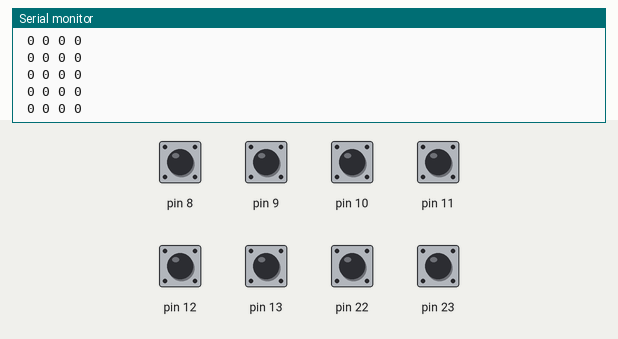
This sketch was run on a simulated Arduino Uno, built with avr-gcc and run on an emulated ATmega328P. Shown: the last lines printed to the serial monitor. Inputs (shaded band) come from the test bench; at power-on: pin 8–13, pin 22, pin 23 HIGH.

Above: at 1.2 s.
1.3 s: pin 9 pulled LOW for 1 s
At 2.3 s:
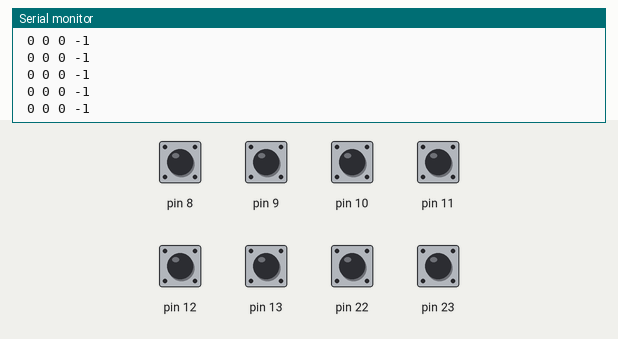
5.3 s: pin 8 pulled LOW for 0.15 s
8.4 s: pin 10 pulled LOW for 0.15 s
11.5 s: pin 11 pulled LOW for 0.15 s
14.6 s: pin 13 pulled LOW for 1 s
At 15.2 s:
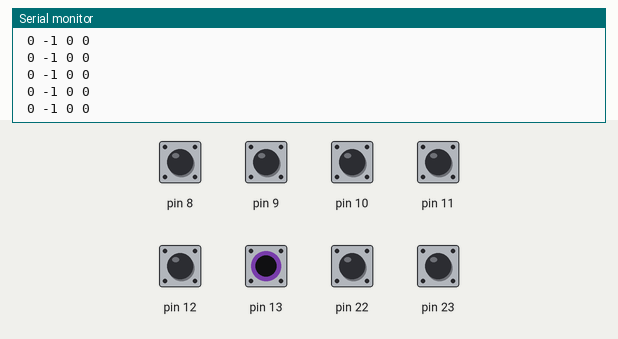
18.6 s: pin 11 pulled LOW for 1 s
At 19.1 s:
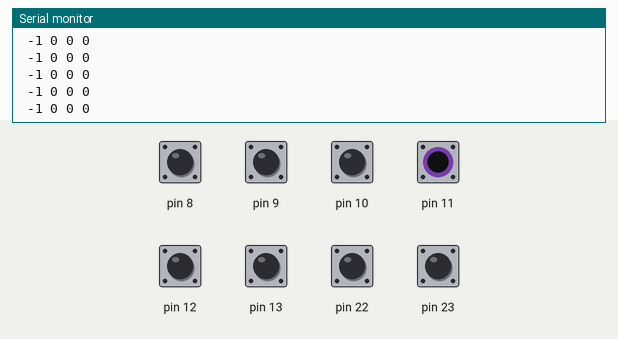
Timing chart, 0 to 21.6 s (numbered marks = the images above; inputs shaded):
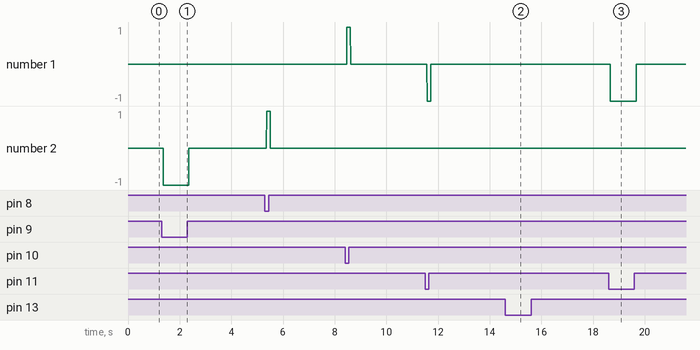

Measured:
- after the input at 1.3 s, the serial monitor: prints a new line after 0.07 s (image 1)
- after the input at 14.6 s, the serial monitor: prints a new line after 0.07 s (image 2)
- after the input at 18.6 s, the serial monitor: prints a new line after 0.07 s (image 3)

The sketch:

4encoder-interrupt.ino
```cpp
#include<avr/interrupt.h>
#include<avr/io.h>
 int a=0,b=0,c=0,d=0,e=0,f=0,g=0,h=0,i=0,j=0,k=0,l=0,a1=0, b1=0,a2=0,b2=0,a3=0,b3=0,a4=0,b4=0;
void setup()
{
  DDRB= 0x00;
  PORTB= 0xff;

  Serial.begin(9600);
  PCICR= 0X01;
  PCMSK0= 0xff;
  sei();

}
void loop()
{
  Serial.println(i);
  Serial.print(" ");
  Serial.print(j);
  Serial.print(" ");
  Serial.print(k);
  Serial.print(" ");
  Serial.print(l);
  Serial.print(" ");
 // Serial.println('_');

}

ISR (PCINT0_vect)
{

  a1= ((~PINB)&0x01);
  b1= ((~PINB)&0X02);
  a2= ((~PINB)&0x04);
  b2= ((~PINB)&0X08);
  a3= ((~PINB)&0x10);
  b3= ((~PINB)&0X20);
  a4= ((~PINB)&0x40);
  b4= ((~PINB)&0X80);

  if(a1!=a)       //if pin A is high
  {
    a=a1;
    if(b1!=a1)  //1st encoder   if b1 is low and a1 is high
    {
      i++;
    }
    else
    {
      i--;
    }
  }
  else if(b1!=b)
  {
    b=b1;
    if(a1!=b1)
    {
      i--;
    }
    else
    {
      i++;

    }
  }
    if(a2!=c)   //2nd encoder
  {
    c=a2;
    if(b2!=a2)
    {
      j++;
    }
    else
    {
      j--;
    }
  }
  else if(b2!=d)
  {
    d=b2;
    if(a2!=b2)
    {
      j--;
    }
    else
    {
      j++;

    }
  }
     if(a3!=e)  //3rd encoder
  {
    e=a3;
    if(b3!=a3)
    {
      k++;
    }
    else
    {
      k--;
    }
  }
  else if(b3!=f)
  {
    f=b3;
    if(a3!=b3)
    {
      k--;
    }
    else
    {
      k++;

    }
  }
   if(a4!=g)  //4th encoder
  {
    g=a4;
    if(b4!=a4)
    {
      l++;
    }
    else
    {
      l--;
    }
  }
  else if(b4!=h)
  {
    h=b4;
    if(a4!=b4)
    {
      l--;
    }
    else
    {
      l++;

    }
  }

}
```
